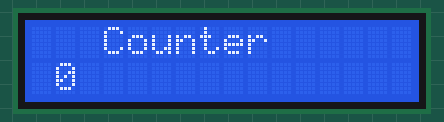
Recording of a program running on a simulated Raspberry Pi (BCM pin numbers). Parts: 16×2 character LCD. Library files of the repository ran but are not shown: i2c_lcd.py.

Above: at 2.3 s.
At 6.3 s:
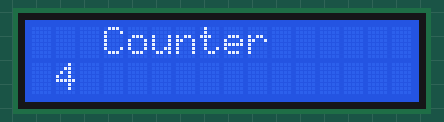
At 11.3 s:
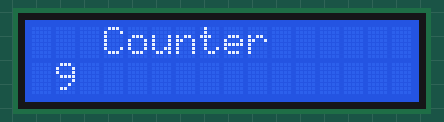
At 20.3 s:
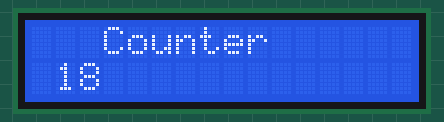
At 29.4 s:
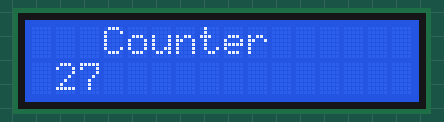
At 38.4 s:
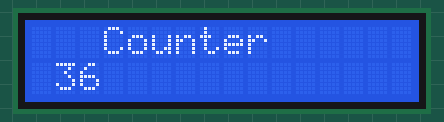

The program:

lcd_test.py
```python
#!/bin/python2

import smbus
import time
import i2c_lcd

def main():
	lcd = i2c_lcd.Lcd()
	lcd.backlight()
	lcd.lcd_puts("Counter",3,0)
	counter =0
	while 1:
		lcd.lcd_puts("%d" % counter,1,1)
		time.sleep(1)
		counter=counter+1


if __name__ == '__main__':
	try:
		main()

	except KeyboardInterrupt:
		pass
```

Measured:
- what the display in image 0 shows lasts 1.0 s, from 2.2 s to 3.2 s
